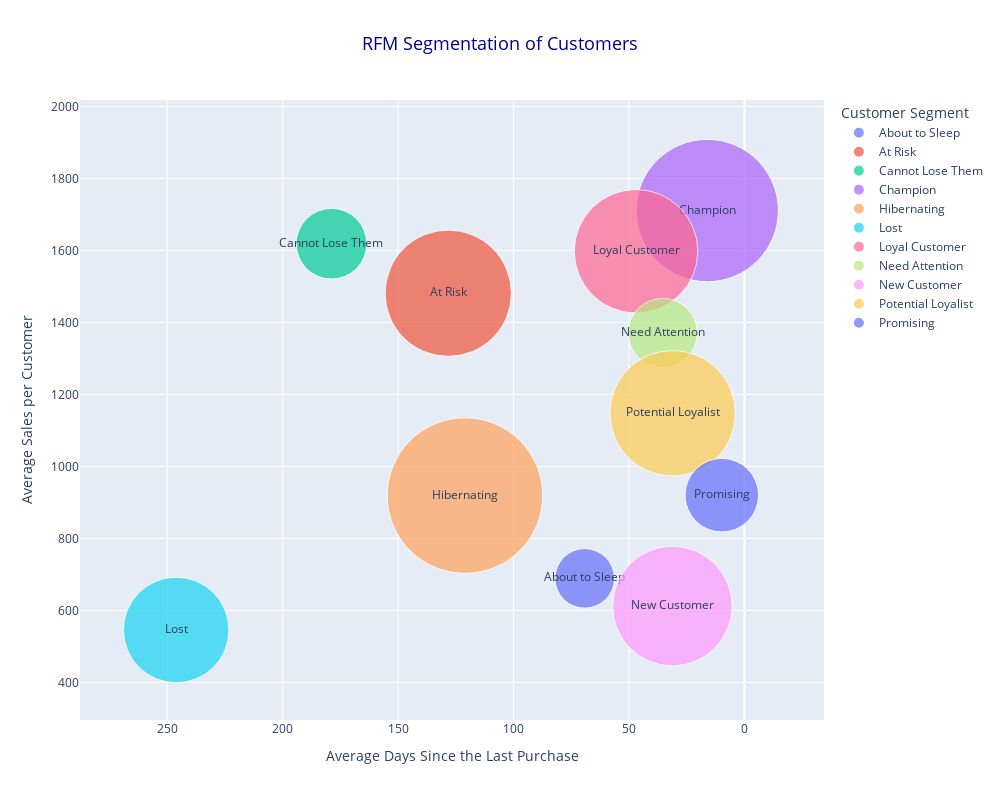

Notebook source saved alongside this figure:
### Markdown cell above
**Dari Plot diatas bisa dibilang kalau dari store ini mempunyai banyak customer yang memang masih sering berbelanja ditoko namun, banyak juga customer yang sudah lama tidak bertransaksi di toko ini**

### Code cell
import plotly.express as px
import pandas as pd

# Data untuk segmentasi pelanggan
segment_summary = rfm_df.groupby('Customer Segment').agg(
    avg_days_since_purchase=('Recency', 'mean'),
    avg_sales_per_customer=('Monetary', 'mean'),
    customer_count=('customer_id', 'count')
).reset_index()

fig = px.scatter(
    segment_summary,
    x='avg_days_since_purchase',
    y='avg_sales_per_customer',
    size='customer_count', 
    color='Customer Segment',  
    text='Customer Segment',  #
    title='RFM Segmentation of Customers',
    size_max=110,
    hover_data={
        'avg_days_since_purchase': ':.1f',  
        'avg_sales_per_customer': ':.1f',
        'customer_count': True
    }
)


fig.update_layout(
    xaxis_title='Average Days Since the Last Purchase',
    yaxis_title='Average Sales per Customer',
    xaxis=dict(autorange='reversed'),  # Membalik sumbu x
    title=dict(
        font=dict(size=18, color='darkblue'),
        x=0.5,
        xanchor='center'
    ),
    width=1000,  
    height=800  
)


fig.show()

### Figure 1 — Plotly figure (JSON) as saved in the notebook; plotly's stock layout.template omitted (floating-point values rounded to 4 significant figures)
{"data": [{"customdata": [[180]], "hovertemplate": "Customer Segment=%{text}<br>avg_days_since_purchase=%{x:.1f}<br>avg_sales_per_customer=%{y:.1f}<br>customer_count=%{customdata[0]}<extra></extra>", "legendgroup": "About to Sleep", "marker": {"color": "#636efa", "size": [180], "sizemode": "area", "sizeref": 0.1016, "symbol": "circle"}, "mode": "markers+text", "name": "About to Sleep", "orientation": "v", "showlegend": true, "text": ["About to Sleep"], "type": "scatter", "x": [69.18], "xaxis": "x", "y": [689.1], "yaxis": "y"}, {"customdata": [[810]], "hovertemplate": "Customer Segment=%{text}<br>avg_days_since_purchase=%{x:.1f}<br>avg_sales_per_customer=%{y:.1f}<br>customer_count=%{customdata[0]}<extra></extra>", "legendgroup": "At Risk", "marker": {"color": "#EF553B", "size": [810], "sizemode": "area", "sizeref": 0.1016, "symbol": "circle"}, "mode": "markers+text", "name": "At Risk", "orientation": "v", "showlegend": true, "text": ["At Risk"], "type": "scatter", "x": [128.3], "xaxis": "x", "y": [1481.0], "yaxis": "y"}, {"customdata": [[254]], "hovertemplate": "Customer Segment=%{text}<br>avg_days_since_purchase=%{x:.1f}<br>avg_sales_per_customer=%{y:.1f}<br>customer_count=%{customdata[0]}<extra></extra>", "legendgroup": "Cannot Lose Them", "marker": {"color": "#00cc96", "size": [254], "sizemode": "area", "sizeref": 0.1016, "symbol": "circle"}, "mode": "markers+text", "name": "Cannot Lose Them", "orientation": "v", "showlegend": true, "text": ["Cannot Lose Them"], "type": "scatter", "x": [178.9], "xaxis": "x", "y": [1619.0], "yaxis": "y"}, {"customdata": [[1029]], "hovertemplate": "Customer Segment=%{text}<br>avg_days_since_purchase=%{x:.1f}<br>avg_sales_per_customer=%{y:.1f}<br>customer_count=%{customdata[0]}<extra></extra>", "legendgroup": "Champion", "marker": {"color": "#ab63fa", "size": [1029], "sizemode": "area", "sizeref": 0.1016, "symbol": "circle"}, "mode": "markers+text", "name": "Champion", "orientation": "v", "showlegend": true, "text": ["Champion"], "type": "scatter", "x": [16.12], "xaxis": "x", "y": [1711.0], "yaxis": "y"}, {"customdata": [[1229]], "hovertemplate": "Customer Segment=%{text}<br>avg_days_since_purchase=%{x:.1f}<br>avg_sales_per_customer=%{y:.1f}<br>customer_count=%{customdata[0]}<extra></extra>", "legendgroup": "Hibernating", "marker": {"color": "#FFA15A", "size": [1229], "sizemode": "area", "sizeref": 0.1016, "symbol": "circle"}, "mode": "markers+text", "name": "Hibernating", "orientation": "v", "showlegend": true, "text": ["Hibernating"], "type": "scatter", "x": [121.0], "xaxis": "x", "y": [919.2], "yaxis": "y"}, {"customdata": [[566]], "hovertemplate": "Customer Segment=%{text}<br>avg_days_since_purchase=%{x:.1f}<br>avg_sales_per_customer=%{y:.1f}<br>customer_count=%{customdata[0]}<extra></extra>", "legendgroup": "Lost", "marker": {"color": "#19d3f3", "size": [566], "sizemode": "area", "sizeref": 0.1016, "symbol": "circle"}, "mode": "markers+text", "name": "Lost", "orientation": "v", "showlegend": true, "text": ["Lost"], "type": "scatter", "x": [246.1], "xaxis": "x", "y": [545.8], "yaxis": "y"}, {"customdata": [[776]], "hovertemplate": "Customer Segment=%{text}<br>avg_days_since_purchase=%{x:.1f}<br>avg_sales_per_customer=%{y:.1f}<br>customer_count=%{customdata[0]}<extra></extra>", "legendgroup": "Loyal Customer", "marker": {"color": "#FF6692", "size": [776], "sizemode": "area", "sizeref": 0.1016, "symbol": "circle"}, "mode": "markers+text", "name": "Loyal Customer", "orientation": "v", "showlegend": true, "text": ["Loyal Customer"], "type": "scatter", "x": [46.95], "xaxis": "x", "y": [1598.0], "yaxis": "y"}, {"customdata": [[243]], "hovertemplate": "Customer Segment=%{text}<br>avg_days_since_purchase=%{x:.1f}<br>avg_sales_per_customer=%{y:.1f}<br>customer_count=%{customdata[0]}<extra></extra>", "legendgroup": "Need Attention", "marker": {"color": "#B6E880", "size": [243], "sizemode": "area", "sizeref": 0.1016, "symbol": "circle"}, "mode": "markers+text", "name": "Need Attention", "orientation": "v", "showlegend": true, "text": ["Need Attention"], "type": "scatter", "x": [35.37], "xaxis": "x", "y": [1371.0], "yaxis": "y"}, {"customdata": [[727]], "hovertemplate": "Customer Segment=%{text}<br>avg_days_since_purchase=%{x:.1f}<br>avg_sales_per_customer=%{y:.1f}<br>customer_count=%{customdata[0]}<extra></extra>", "legendgroup": "New Customer", "marker": {"color": "#FF97FF", "size": [727], "sizemode": "area", "sizeref": 0.1016, "symbol": "circle"}, "mode": "markers+text", "name": "New Customer", "orientation": "v", "showlegend": true, "text": ["New Customer"], "type": "scatter", "x": [31.2], "xaxis": "x", "y": [612.2], "yaxis": "y"}, {"customdata": [[800]], "hovertemplate": "Customer Segment=%{text}<br>avg_days_since_purchase=%{x:.1f}<br>avg_sales_per_customer=%{y:.1f}<br>customer_count=%{customdata[0]}<extra></extra>", "legendgroup": "Potential Loyalist", "marker": {"color": "#FECB52", "size": [800], "sizemode": "area", "sizeref": 0.1016, "symbol": "circle"}, "mode": "markers+text", "name": "Potential Loyalist", "orientation": "v", "showlegend": true, "text": ["Potential Loyalist"], "type": "scatter", "x": [31.11], "xaxis": "x", "y": [1148.0], "yaxis": "y"}, {"customdata": [[275]], "hovertemplate": "Customer Segment=%{text}<br>avg_days_since_purchase=%{x:.1f}<br>avg_sales_per_customer=%{y:.1f}<br>customer_count=%{customdata[0]}<extra></extra>", "legendgroup": "Promising", "marker": {"color": "#636efa", "size": [275], "sizemode": "area", "sizeref": 0.1016, "symbol": "circle"}, "mode": "markers+text", "name": "Promising", "orientation": "v", "showlegend": true, "text": ["Promising"], "type": "scatter", "x": [9.785], "xaxis": "x", "y": [920.4], "yaxis": "y"}], "layout": {"height": 800, "legend": {"itemsizing": "constant", "title": {"text": "Customer Segment"}, "tracegroupgap": 0}, "title": {"font": {"color": "darkblue", "size": 18}, "text": "RFM Segmentation of Customers", "x": 0.5, "xanchor": "center"}, "width": 1000, "xaxis": {"anchor": "y", "autorange": true, "domain": [0, 1], "range": [288.2, -35.05], "title": {"text": "Average Days Since the Last Purchase"}, "type": "linear"}, "yaxis": {"anchor": "x", "autorange": true, "domain": [0, 1], "range": [295.7, 2018.0], "title": {"text": "Average Sales per Customer"}, "type": "linear"}}}
